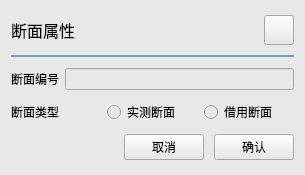
<?xml version="1.0" encoding="UTF-8"?>
<ui version="4.0">
 <class>itemvalue</class>
 <widget class="QWidget" name="itemvalue">
  <property name="geometry">
   <rect>
    <x>0</x>
    <y>0</y>
    <width>305</width>
    <height>175</height>
   </rect>
  </property>
  <property name="windowTitle">
   <string>Form</string>
  </property>
  <property name="styleSheet">
   <string notr="true">background:rgb(232, 232, 232);</string>
  </property>
  <layout class="QVBoxLayout" name="verticalLayout">
   <item>
    <layout class="QHBoxLayout" name="horizontalLayout">
     <item>
      <widget class="QLabel" name="label">
       <property name="font">
        <font>
         <family>黑体</family>
         <pointsize>12</pointsize>
        </font>
       </property>
       <property name="text">
        <string>断面属性</string>
       </property>
      </widget>
     </item>
     <item>
      <spacer name="horizontalSpacer">
       <property name="orientation">
        <enum>Qt::Horizontal</enum>
       </property>
       <property name="sizeHint" stdset="0">
        <size>
         <width>40</width>
         <height>20</height>
        </size>
       </property>
      </spacer>
     </item>
     <item>
      <widget class="QPushButton" name="closeBtn">
       <property name="sizePolicy">
        <sizepolicy hsizetype="Fixed" vsizetype="Fixed">
         <horstretch>0</horstretch>
         <verstretch>0</verstretch>
        </sizepolicy>
       </property>
       <property name="minimumSize">
        <size>
         <width>30</width>
         <height>30</height>
        </size>
       </property>
       <property name="maximumSize">
        <size>
         <width>30</width>
         <height>30</height>
        </size>
       </property>
       <property name="text">
        <string/>
       </property>
      </widget>
     </item>
    </layout>
   </item>
   <item>
    <widget class="Line" name="line">
     <property name="styleSheet">
      <string notr="true">color:rgb(111, 156, 207);</string>
     </property>
     <property name="frameShadow">
      <enum>QFrame::Plain</enum>
     </property>
     <property name="lineWidth">
      <number>2</number>
     </property>
     <property name="orientation">
      <enum>Qt::Horizontal</enum>
     </property>
    </widget>
   </item>
   <item>
    <layout class="QHBoxLayout" name="horizontalLayout_2">
     <item>
      <widget class="QLabel" name="label_2">
       <property name="font">
        <font>
         <family>微软雅黑</family>
         <pointsize>9</pointsize>
        </font>
       </property>
       <property name="text">
        <string>断面编号</string>
       </property>
      </widget>
     </item>
     <item>
      <widget class="QLineEdit" name="lineEdit"/>
     </item>
    </layout>
   </item>
   <item>
    <layout class="QHBoxLayout" name="horizontalLayout_4">
     <item>
      <widget class="QLabel" name="label_3">
       <property name="font">
        <font>
         <family>微软雅黑</family>
        </font>
       </property>
       <property name="text">
        <string>断面类型</string>
       </property>
      </widget>
     </item>
     <item>
      <widget class="QRadioButton" name="radioButton">
       <property name="text">
        <string>实测断面</string>
       </property>
      </widget>
     </item>
     <item>
      <widget class="QRadioButton" name="radioButton_2">
       <property name="text">
        <string>借用断面</string>
       </property>
      </widget>
     </item>
    </layout>
   </item>
   <item>
    <layout class="QHBoxLayout" name="horizontalLayout_3">
     <property name="spacing">
      <number>10</number>
     </property>
     <item>
      <spacer name="horizontalSpacer_2">
       <property name="orientation">
        <enum>Qt::Horizontal</enum>
       </property>
       <property name="sizeHint" stdset="0">
        <size>
         <width>40</width>
         <height>20</height>
        </size>
       </property>
      </spacer>
     </item>
     <item>
      <widget class="QPushButton" name="cancelBtn">
       <property name="minimumSize">
        <size>
         <width>0</width>
         <height>25</height>
        </size>
       </property>
       <property name="text">
        <string>取消</string>
       </property>
      </widget>
     </item>
     <item>
      <widget class="QPushButton" name="okBtn">
       <property name="minimumSize">
        <size>
         <width>0</width>
         <height>25</height>
        </size>
       </property>
       <property name="text">
        <string>确认</string>
       </property>
      </widget>
     </item>
    </layout>
   </item>
  </layout>
 </widget>
 <resources/>
 <connections/>
</ui>
